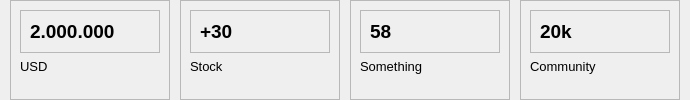
        <widget class="QWidget" name="cardsFrame" native="true">
         <layout class="QHBoxLayout" name="horizontalLayout_7">
          <property name="spacing">
           <number>10</number>
          </property>
          <property name="leftMargin">
           <number>10</number>
          </property>
          <property name="topMargin">
           <number>0</number>
          </property>
          <property name="rightMargin">
           <number>10</number>
          </property>
          <property name="bottomMargin">
           <number>0</number>
          </property>
          <item>
           <widget class="QFrame" name="card1">
            <property name="minimumSize">
             <size>
              <width>160</width>
              <height>0</height>
             </size>
            </property>
            <property name="frameShape">
             <enum>QFrame::StyledPanel</enum>
            </property>
            <property name="frameShadow">
             <enum>QFrame::Raised</enum>
            </property>
            <layout class="QVBoxLayout" name="verticalLayout_2">
             <item alignment="Qt::AlignTop">
              <widget class="QFrame" name="frame">
               <property name="frameShape">
                <enum>QFrame::StyledPanel</enum>
               </property>
               <property name="frameShadow">
                <enum>QFrame::Raised</enum>
               </property>
               <layout class="QHBoxLayout" name="horizontalLayout_8">
                <item>
                 <widget class="QLabel" name="label">
                  <property name="font">
                   <font>
                    <pointsize>14</pointsize>
                    <bold>true</bold>
                   </font>
                  </property>
                  <property name="text">
                   <string>2.000.000</string>
                  </property>
                 </widget>
                </item>
                <item>
                 <widget class="QLabel" name="label_3">
                  <property name="maximumSize">
                   <size>
                    <width>40</width>
                    <height>40</height>
                   </size>
                  </property>
                  <property name="font">
                   <font>
                    <pointsize>14</pointsize>
                    <bold>true</bold>
                   </font>
                  </property>
                  <property name="text">
                   <string/>
                  </property>
                  <property name="pixmap">
                   <pixmap resource="resources.qrc">:/blueIcons/assets/icon_blue/shopping-cart.svg</pixmap>
                  </property>
                  <property name="scaledContents">
                   <bool>true</bool>
                  </property>
                 </widget>
                </item>
               </layout>
              </widget>
             </item>
             <item alignment="Qt::AlignTop">
              <widget class="QLabel" name="label_4">
               <property name="font">
                <font>
                 <pointsize>10</pointsize>
                </font>
               </property>
               <property name="text">
                <string>USD</string>
               </property>
              </widget>
             </item>
            </layout>
           </widget>
          </item>
          <item>
           <widget class="QFrame" name="card2">
            <property name="minimumSize">
             <size>
              <width>160</width>
              <height>0</height>
             </size>
            </property>
            <property name="frameShape">
             <enum>QFrame::StyledPanel</enum>
            </property>
            <property name="frameShadow">
             <enum>QFrame::Raised</enum>
            </property>
            <layout class="QVBoxLayout" name="verticalLayout_3">
             <item alignment="Qt::AlignTop">
              <widget class="QFrame" name="frame_2">
               <property name="frameShape">
                <enum>QFrame::StyledPanel</enum>
               </property>
               <property name="frameShadow">
                <enum>QFrame::Raised</enum>
               </property>
               <layout class="QHBoxLayout" name="horizontalLayout_9">
                <item>
                 <widget class="QLabel" name="label_5">
                  <property name="font">
                   <font>
                    <pointsize>14</pointsize>
                    <bold>true</bold>
                   </font>
                  </property>
                  <property name="text">
                   <string>+30</string>
                  </property>
                 </widget>
                </item>
                <item>
                 <widget class="QLabel" name="label_6">
                  <property name="maximumSize">
                   <size>
                    <width>40</width>
                    <height>40</height>
                   </size>
                  </property>
                  <property name="font">
                   <font>
                    <pointsize>14</pointsize>
                    <bold>true</bold>
                   </font>
                  </property>
                  <property name="text">
                   <string/>
                  </property>
                  <property name="pixmap">
                   <pixmap resource="resources.qrc">:/blueIcons/assets/icon_blue/credit-card.svg</pixmap>
                  </property>
                  <property name="scaledContents">
                   <bool>true</bool>
                  </property>
                 </widget>
                </item>
               </layout>
              </widget>
             </item>
             <item alignment="Qt::AlignTop">
              <widget class="QLabel" name="label_7">
               <property name="font">
                <font>
                 <pointsize>10</pointsize>
                </font>
               </property>
               <property name="text">
                <string>Stock</string>
               </property>
              </widget>
             </item>
            </layout>
           </widget>
          </item>
          <item>
           <widget class="QFrame" name="card3">
            <property name="minimumSize">
             <size>
              <width>160</width>
              <height>0</height>
             </size>
            </property>
            <property name="frameShape">
             <enum>QFrame::StyledPanel</enum>
            </property>
            <property name="frameShadow">
             <enum>QFrame::Raised</enum>
            </property>
            <layout class="QVBoxLayout" name="verticalLayout_4">
             <item alignment="Qt::AlignTop">
              <widget class="QFrame" name="frame_3">
               <property name="frameShape">
                <enum>QFrame::StyledPanel</enum>
               </property>
               <property name="frameShadow">
                <enum>QFrame::Raised</enum>
               </property>
               <layout class="QHBoxLayout" name="horizontalLayout_10">
                <item>
                 <widget class="QLabel" name="label_8">
                  <property name="font">
                   <font>
                    <pointsize>14</pointsize>
                    <bold>true</bold>
                   </font>
                  </property>
                  <property name="text">
                   <string>58</string>
                  </property>
                 </widget>
                </item>
                <item>
                 <widget class="QLabel" name="label_9">
                  <property name="maximumSize">
                   <size>
                    <width>40</width>
                    <height>40</height>
                   </size>
                  </property>
                  <property name="font">
                   <font>
                    <pointsize>14</pointsize>
                    <bold>true</bold>
                   </font>
                  </property>
                  <property name="text">
                   <string/>
                  </property>
                  <property name="pixmap">
                   <pixmap resource="resources.qrc">:/blueIcons/assets/icon_blue/align-right.svg</pixmap>
                  </property>
                  <property name="scaledContents">
                   <bool>true</bool>
                  </property>
                 </widget>
                </item>
               </layout>
              </widget>
             </item>
             <item alignment="Qt::AlignTop">
              <widget class="QLabel" name="label_10">
               <property name="font">
                <font>
                 <pointsize>10</pointsize>
                </font>
               </property>
               <property name="text">
                <string>Something</string>
               </property>
              </widget>
             </item>
            </layout>
           </widget>
          </item>
          <item>
           <widget class="QFrame" name="card4">
            <property name="minimumSize">
             <size>
              <width>160</width>
              <height>0</height>
             </size>
            </property>
            <property name="frameShape">
             <enum>QFrame::StyledPanel</enum>
            </property>
            <property name="frameShadow">
             <enum>QFrame::Raised</enum>
            </property>
            <layout class="QVBoxLayout" name="verticalLayout_5">
             <item alignment="Qt::AlignTop">
              <widget class="QFrame" name="frame_4">
               <property name="frameShape">
                <enum>QFrame::StyledPanel</enum>
               </property>
               <property name="frameShadow">
                <enum>QFrame::Raised</enum>
               </property>
               <layout class="QHBoxLayout" name="horizontalLayout_11">
                <item>
                 <widget class="QLabel" name="label_11">
                  <property name="font">
                   <font>
                    <pointsize>14</pointsize>
                    <bold>true</bold>
                   </font>
                  </property>
                  <property name="text">
                   <string>20k</string>
                  </property>
                 </widget>
                </item>
                <item>
                 <widget class="QLabel" name="label_12">
                  <property name="maximumSize">
                   <size>
                    <width>40</width>
                    <height>40</height>
                   </size>
                  </property>
                  <property name="font">
                   <font>
                    <pointsize>14</pointsize>
                    <bold>true</bold>
                   </font>
                  </property>
                  <property name="text">
                   <string/>
                  </property>
                  <property name="pixmap">
                   <pixmap resource="resources.qrc">:/blueIcons/assets/icon_blue/shopping-cart.svg</pixmap>
                  </property>
                  <property name="scaledContents">
                   <bool>true</bool>
                  </property>
                 </widget>
                </item>
               </layout>
              </widget>
             </item>
             <item alignment="Qt::AlignTop">
              <widget class="QLabel" name="label_13">
               <property name="font">
                <font>
                 <pointsize>10</pointsize>
                </font>
               </property>
               <property name="text">
                <string>Community</string>
               </property>
              </widget>
             </item>
            </layout>
           </widget>
          </item>
         </layout>
        </widget>
